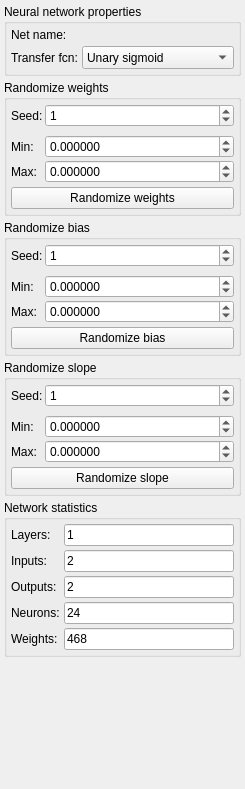
<?xml version="1.0" encoding="UTF-8"?>
<ui version="4.0">
 <class>NetParamWidget</class>
 <widget class="QWidget" name="NetParamWidget">
  <property name="geometry">
   <rect>
    <x>0</x>
    <y>0</y>
    <width>245</width>
    <height>789</height>
   </rect>
  </property>
  <property name="windowTitle">
   <string>Form</string>
  </property>
  <layout class="QVBoxLayout" name="verticalLayout_6">
   <property name="leftMargin">
    <number>0</number>
   </property>
   <property name="topMargin">
    <number>0</number>
   </property>
   <property name="rightMargin">
    <number>0</number>
   </property>
   <property name="bottomMargin">
    <number>0</number>
   </property>
   <item>
    <widget class="QScrollArea" name="scrollArea">
     <property name="minimumSize">
      <size>
       <width>245</width>
       <height>0</height>
      </size>
     </property>
     <property name="frameShape">
      <enum>QFrame::NoFrame</enum>
     </property>
     <property name="horizontalScrollBarPolicy">
      <enum>Qt::ScrollBarAlwaysOff</enum>
     </property>
     <property name="widgetResizable">
      <bool>true</bool>
     </property>
     <widget class="QWidget" name="scrollAreaWidgetContents">
      <property name="geometry">
       <rect>
        <x>0</x>
        <y>0</y>
        <width>245</width>
        <height>789</height>
       </rect>
      </property>
      <layout class="QVBoxLayout" name="verticalLayout">
       <property name="spacing">
        <number>4</number>
       </property>
       <property name="leftMargin">
        <number>4</number>
       </property>
       <property name="topMargin">
        <number>4</number>
       </property>
       <property name="rightMargin">
        <number>4</number>
       </property>
       <property name="bottomMargin">
        <number>4</number>
       </property>
       <item>
        <widget class="QGroupBox" name="groupBox_2">
         <property name="title">
          <string>Neural network properties</string>
         </property>
         <layout class="QFormLayout" name="formLayout">
          <property name="horizontalSpacing">
           <number>4</number>
          </property>
          <property name="verticalSpacing">
           <number>4</number>
          </property>
          <property name="leftMargin">
           <number>4</number>
          </property>
          <property name="topMargin">
           <number>4</number>
          </property>
          <property name="rightMargin">
           <number>4</number>
          </property>
          <property name="bottomMargin">
           <number>4</number>
          </property>
          <item row="0" column="0">
           <widget class="QLabel" name="label_16">
            <property name="text">
             <string>&lt;html&gt;&lt;head/&gt;&lt;body&gt;&lt;p&gt;Net name:&lt;/p&gt;&lt;/body&gt;&lt;/html&gt;</string>
            </property>
           </widget>
          </item>
          <item row="0" column="1">
           <widget class="QLabel" name="networkNameLabel">
            <property name="styleSheet">
             <string notr="true">font-weight: bold;</string>
            </property>
            <property name="text">
             <string/>
            </property>
            <property name="indent">
             <number>4</number>
            </property>
           </widget>
          </item>
          <item row="1" column="0">
           <widget class="QLabel" name="label">
            <property name="text">
             <string>Transfer fcn:</string>
            </property>
           </widget>
          </item>
          <item row="1" column="1">
           <widget class="QComboBox" name="trFcnBox">
            <property name="sizePolicy">
             <sizepolicy hsizetype="Expanding" vsizetype="Fixed">
              <horstretch>0</horstretch>
              <verstretch>0</verstretch>
             </sizepolicy>
            </property>
            <property name="minimumSize">
             <size>
              <width>0</width>
              <height>23</height>
             </size>
            </property>
            <property name="toolTip">
             <string>Transfer function of all neurons in network.</string>
            </property>
            <item>
             <property name="text">
              <string>Unary sigmoid</string>
             </property>
            </item>
            <item>
             <property name="text">
              <string>Binary sigmoid</string>
             </property>
            </item>
           </widget>
          </item>
         </layout>
        </widget>
       </item>
       <item>
        <widget class="QGroupBox" name="groupBox">
         <property name="title">
          <string>Randomize weights</string>
         </property>
         <layout class="QVBoxLayout" name="verticalLayout_2">
          <property name="spacing">
           <number>4</number>
          </property>
          <property name="leftMargin">
           <number>4</number>
          </property>
          <property name="topMargin">
           <number>4</number>
          </property>
          <property name="rightMargin">
           <number>4</number>
          </property>
          <property name="bottomMargin">
           <number>4</number>
          </property>
          <item>
           <layout class="QFormLayout" name="formLayout_2">
            <property name="sizeConstraint">
             <enum>QLayout::SetDefaultConstraint</enum>
            </property>
            <property name="fieldGrowthPolicy">
             <enum>QFormLayout::ExpandingFieldsGrow</enum>
            </property>
            <property name="horizontalSpacing">
             <number>2</number>
            </property>
            <property name="verticalSpacing">
             <number>2</number>
            </property>
            <item row="0" column="0">
             <widget class="QLabel" name="label_2">
              <property name="text">
               <string>Seed:</string>
              </property>
             </widget>
            </item>
            <item row="0" column="1">
             <widget class="QSpinBox" name="weightSeedBox">
              <property name="sizePolicy">
               <sizepolicy hsizetype="Expanding" vsizetype="Fixed">
                <horstretch>0</horstretch>
                <verstretch>0</verstretch>
               </sizepolicy>
              </property>
              <property name="minimumSize">
               <size>
                <width>0</width>
                <height>22</height>
               </size>
              </property>
              <property name="toolTip">
               <string>Seed value for random weights generation.</string>
              </property>
              <property name="minimum">
               <number>-100000000</number>
              </property>
              <property name="maximum">
               <number>100000000</number>
              </property>
              <property name="value">
               <number>1</number>
              </property>
             </widget>
            </item>
            <item row="1" column="1">
             <spacer name="verticalSpacer_2">
              <property name="orientation">
               <enum>Qt::Vertical</enum>
              </property>
              <property name="sizeType">
               <enum>QSizePolicy::Fixed</enum>
              </property>
              <property name="sizeHint" stdset="0">
               <size>
                <width>20</width>
                <height>4</height>
               </size>
              </property>
             </spacer>
            </item>
            <item row="2" column="0">
             <widget class="QLabel" name="label_3">
              <property name="text">
               <string>Min:</string>
              </property>
             </widget>
            </item>
            <item row="2" column="1">
             <widget class="QDoubleSpinBox" name="weightMinBox">
              <property name="sizePolicy">
               <sizepolicy hsizetype="Expanding" vsizetype="Fixed">
                <horstretch>0</horstretch>
                <verstretch>0</verstretch>
               </sizepolicy>
              </property>
              <property name="minimumSize">
               <size>
                <width>0</width>
                <height>22</height>
               </size>
              </property>
              <property name="toolTip">
               <string>Minimal value of random weight.</string>
              </property>
              <property name="decimals">
               <number>6</number>
              </property>
              <property name="minimum">
               <double>-99.000000000000000</double>
              </property>
              <property name="singleStep">
               <double>0.100000000000000</double>
              </property>
              <property name="value">
               <double>0.000000000000000</double>
              </property>
             </widget>
            </item>
            <item row="3" column="0">
             <widget class="QLabel" name="label_4">
              <property name="text">
               <string>Max:</string>
              </property>
             </widget>
            </item>
            <item row="3" column="1">
             <widget class="QDoubleSpinBox" name="weightMaxBox">
              <property name="sizePolicy">
               <sizepolicy hsizetype="Expanding" vsizetype="Fixed">
                <horstretch>0</horstretch>
                <verstretch>0</verstretch>
               </sizepolicy>
              </property>
              <property name="minimumSize">
               <size>
                <width>0</width>
                <height>22</height>
               </size>
              </property>
              <property name="toolTip">
               <string>Maximal value of random weight.</string>
              </property>
              <property name="decimals">
               <number>6</number>
              </property>
              <property name="minimum">
               <double>-99.000000000000000</double>
              </property>
              <property name="maximum">
               <double>99.000000000000000</double>
              </property>
              <property name="singleStep">
               <double>0.100000000000000</double>
              </property>
              <property name="value">
               <double>0.000000000000000</double>
              </property>
             </widget>
            </item>
           </layout>
          </item>
          <item>
           <widget class="QPushButton" name="randWeightButton">
            <property name="sizePolicy">
             <sizepolicy hsizetype="Expanding" vsizetype="Fixed">
              <horstretch>0</horstretch>
              <verstretch>0</verstretch>
             </sizepolicy>
            </property>
            <property name="minimumSize">
             <size>
              <width>0</width>
              <height>22</height>
             </size>
            </property>
            <property name="maximumSize">
             <size>
              <width>16777215</width>
              <height>22</height>
             </size>
            </property>
            <property name="toolTip">
             <string>Generates and sets random weights of all neurons in neural network.</string>
            </property>
            <property name="text">
             <string>Randomize weights</string>
            </property>
           </widget>
          </item>
         </layout>
        </widget>
       </item>
       <item>
        <widget class="QGroupBox" name="groupBox_3">
         <property name="title">
          <string>Randomize bias</string>
         </property>
         <layout class="QVBoxLayout" name="verticalLayout_4">
          <property name="spacing">
           <number>4</number>
          </property>
          <property name="leftMargin">
           <number>4</number>
          </property>
          <property name="topMargin">
           <number>4</number>
          </property>
          <property name="rightMargin">
           <number>4</number>
          </property>
          <property name="bottomMargin">
           <number>4</number>
          </property>
          <item>
           <layout class="QFormLayout" name="formLayout_3">
            <property name="sizeConstraint">
             <enum>QLayout::SetDefaultConstraint</enum>
            </property>
            <property name="fieldGrowthPolicy">
             <enum>QFormLayout::ExpandingFieldsGrow</enum>
            </property>
            <property name="horizontalSpacing">
             <number>2</number>
            </property>
            <property name="verticalSpacing">
             <number>2</number>
            </property>
            <item row="0" column="0">
             <widget class="QLabel" name="label_5">
              <property name="text">
               <string>Seed:</string>
              </property>
             </widget>
            </item>
            <item row="0" column="1">
             <widget class="QSpinBox" name="biasSeedBox">
              <property name="sizePolicy">
               <sizepolicy hsizetype="Expanding" vsizetype="Fixed">
                <horstretch>0</horstretch>
                <verstretch>0</verstretch>
               </sizepolicy>
              </property>
              <property name="minimumSize">
               <size>
                <width>0</width>
                <height>22</height>
               </size>
              </property>
              <property name="toolTip">
               <string>Seed value for random bias values generation.</string>
              </property>
              <property name="minimum">
               <number>-100000000</number>
              </property>
              <property name="maximum">
               <number>100000000</number>
              </property>
              <property name="value">
               <number>1</number>
              </property>
             </widget>
            </item>
            <item row="1" column="1">
             <spacer name="verticalSpacer_3">
              <property name="orientation">
               <enum>Qt::Vertical</enum>
              </property>
              <property name="sizeType">
               <enum>QSizePolicy::Fixed</enum>
              </property>
              <property name="sizeHint" stdset="0">
               <size>
                <width>20</width>
                <height>4</height>
               </size>
              </property>
             </spacer>
            </item>
            <item row="2" column="0">
             <widget class="QLabel" name="label_6">
              <property name="text">
               <string>Min:</string>
              </property>
             </widget>
            </item>
            <item row="2" column="1">
             <widget class="QDoubleSpinBox" name="biasMinBox">
              <property name="sizePolicy">
               <sizepolicy hsizetype="Expanding" vsizetype="Fixed">
                <horstretch>0</horstretch>
                <verstretch>0</verstretch>
               </sizepolicy>
              </property>
              <property name="minimumSize">
               <size>
                <width>0</width>
                <height>22</height>
               </size>
              </property>
              <property name="toolTip">
               <string>Minimal value of random bias.</string>
              </property>
              <property name="decimals">
               <number>6</number>
              </property>
              <property name="minimum">
               <double>-99.000000000000000</double>
              </property>
              <property name="maximum">
               <double>99.000000000000000</double>
              </property>
              <property name="singleStep">
               <double>0.100000000000000</double>
              </property>
             </widget>
            </item>
            <item row="3" column="0">
             <widget class="QLabel" name="label_12">
              <property name="text">
               <string>Max:</string>
              </property>
             </widget>
            </item>
            <item row="3" column="1">
             <widget class="QDoubleSpinBox" name="biasMaxBox">
              <property name="sizePolicy">
               <sizepolicy hsizetype="Expanding" vsizetype="Fixed">
                <horstretch>0</horstretch>
                <verstretch>0</verstretch>
               </sizepolicy>
              </property>
              <property name="minimumSize">
               <size>
                <width>0</width>
                <height>22</height>
               </size>
              </property>
              <property name="toolTip">
               <string>Maximal value of random bias.</string>
              </property>
              <property name="decimals">
               <number>6</number>
              </property>
              <property name="minimum">
               <double>-99.000000000000000</double>
              </property>
              <property name="maximum">
               <double>99.000000000000000</double>
              </property>
              <property name="singleStep">
               <double>0.100000000000000</double>
              </property>
             </widget>
            </item>
           </layout>
          </item>
          <item>
           <widget class="QPushButton" name="randBiasButton">
            <property name="sizePolicy">
             <sizepolicy hsizetype="Expanding" vsizetype="Fixed">
              <horstretch>0</horstretch>
              <verstretch>0</verstretch>
             </sizepolicy>
            </property>
            <property name="minimumSize">
             <size>
              <width>0</width>
              <height>22</height>
             </size>
            </property>
            <property name="maximumSize">
             <size>
              <width>16777215</width>
              <height>22</height>
             </size>
            </property>
            <property name="toolTip">
             <string>Generates and sets random bias values of all neurons in neural network.</string>
            </property>
            <property name="text">
             <string>Randomize bias</string>
            </property>
           </widget>
          </item>
         </layout>
        </widget>
       </item>
       <item>
        <widget class="QGroupBox" name="groupBox_4">
         <property name="title">
          <string>Randomize slope</string>
         </property>
         <layout class="QVBoxLayout" name="verticalLayout_5">
          <property name="spacing">
           <number>4</number>
          </property>
          <property name="leftMargin">
           <number>4</number>
          </property>
          <property name="topMargin">
           <number>4</number>
          </property>
          <property name="rightMargin">
           <number>4</number>
          </property>
          <property name="bottomMargin">
           <number>4</number>
          </property>
          <item>
           <layout class="QFormLayout" name="formLayout_4">
            <property name="sizeConstraint">
             <enum>QLayout::SetDefaultConstraint</enum>
            </property>
            <property name="fieldGrowthPolicy">
             <enum>QFormLayout::ExpandingFieldsGrow</enum>
            </property>
            <property name="horizontalSpacing">
             <number>2</number>
            </property>
            <property name="verticalSpacing">
             <number>2</number>
            </property>
            <item row="0" column="0">
             <widget class="QLabel" name="label_13">
              <property name="text">
               <string>Seed:</string>
              </property>
             </widget>
            </item>
            <item row="0" column="1">
             <widget class="QSpinBox" name="slopeSeedBox">
              <property name="sizePolicy">
               <sizepolicy hsizetype="Expanding" vsizetype="Fixed">
                <horstretch>0</horstretch>
                <verstretch>0</verstretch>
               </sizepolicy>
              </property>
              <property name="minimumSize">
               <size>
                <width>0</width>
                <height>22</height>
               </size>
              </property>
              <property name="toolTip">
               <string>Seed value for random slopes generation.</string>
              </property>
              <property name="minimum">
               <number>-100000000</number>
              </property>
              <property name="maximum">
               <number>100000000</number>
              </property>
              <property name="value">
               <number>1</number>
              </property>
             </widget>
            </item>
            <item row="1" column="1">
             <spacer name="verticalSpacer_5">
              <property name="orientation">
               <enum>Qt::Vertical</enum>
              </property>
              <property name="sizeType">
               <enum>QSizePolicy::Fixed</enum>
              </property>
              <property name="sizeHint" stdset="0">
               <size>
                <width>20</width>
                <height>4</height>
               </size>
              </property>
             </spacer>
            </item>
            <item row="2" column="0">
             <widget class="QLabel" name="label_14">
              <property name="text">
               <string>Min:</string>
              </property>
             </widget>
            </item>
            <item row="2" column="1">
             <widget class="QDoubleSpinBox" name="slopeMinBox">
              <property name="sizePolicy">
               <sizepolicy hsizetype="Expanding" vsizetype="Fixed">
                <horstretch>0</horstretch>
                <verstretch>0</verstretch>
               </sizepolicy>
              </property>
              <property name="minimumSize">
               <size>
                <width>0</width>
                <height>22</height>
               </size>
              </property>
              <property name="toolTip">
               <string>Minimal value of random slope.</string>
              </property>
              <property name="decimals">
               <number>6</number>
              </property>
              <property name="minimum">
               <double>-99.000000000000000</double>
              </property>
              <property name="maximum">
               <double>99.000000000000000</double>
              </property>
              <property name="singleStep">
               <double>0.100000000000000</double>
              </property>
             </widget>
            </item>
            <item row="3" column="0">
             <widget class="QLabel" name="label_15">
              <property name="text">
               <string>Max:</string>
              </property>
             </widget>
            </item>
            <item row="3" column="1">
             <widget class="QDoubleSpinBox" name="slopeMaxBox">
              <property name="sizePolicy">
               <sizepolicy hsizetype="Expanding" vsizetype="Fixed">
                <horstretch>0</horstretch>
                <verstretch>0</verstretch>
               </sizepolicy>
              </property>
              <property name="minimumSize">
               <size>
                <width>0</width>
                <height>22</height>
               </size>
              </property>
              <property name="toolTip">
               <string>Maximal value of random slope.</string>
              </property>
              <property name="decimals">
               <number>6</number>
              </property>
              <property name="minimum">
               <double>-99.000000000000000</double>
              </property>
              <property name="maximum">
               <double>99.000000000000000</double>
              </property>
              <property name="singleStep">
               <double>0.100000000000000</double>
              </property>
             </widget>
            </item>
           </layout>
          </item>
          <item>
           <widget class="QPushButton" name="randSlopeButton">
            <property name="sizePolicy">
             <sizepolicy hsizetype="Expanding" vsizetype="Fixed">
              <horstretch>0</horstretch>
              <verstretch>0</verstretch>
             </sizepolicy>
            </property>
            <property name="minimumSize">
             <size>
              <width>0</width>
              <height>22</height>
             </size>
            </property>
            <property name="maximumSize">
             <size>
              <width>16777215</width>
              <height>22</height>
             </size>
            </property>
            <property name="toolTip">
             <string>Generates and sets random slopes of all neurons in neural network.</string>
            </property>
            <property name="text">
             <string>Randomize slope</string>
            </property>
           </widget>
          </item>
         </layout>
        </widget>
       </item>
       <item>
        <widget class="QGroupBox" name="groupBox_5">
         <property name="title">
          <string>Network statistics</string>
         </property>
         <layout class="QFormLayout" name="formLayout_5">
          <property name="horizontalSpacing">
           <number>4</number>
          </property>
          <property name="verticalSpacing">
           <number>4</number>
          </property>
          <property name="leftMargin">
           <number>4</number>
          </property>
          <property name="topMargin">
           <number>4</number>
          </property>
          <property name="rightMargin">
           <number>4</number>
          </property>
          <property name="bottomMargin">
           <number>4</number>
          </property>
          <item row="0" column="0">
           <widget class="QLabel" name="label_7">
            <property name="text">
             <string>Layers:</string>
            </property>
           </widget>
          </item>
          <item row="0" column="1">
           <widget class="QLineEdit" name="layersEdit">
            <property name="minimumSize">
             <size>
              <width>0</width>
              <height>22</height>
             </size>
            </property>
            <property name="toolTip">
             <string>Number of neural network layers.</string>
            </property>
            <property name="text">
             <string>1</string>
            </property>
            <property name="readOnly">
             <bool>true</bool>
            </property>
           </widget>
          </item>
          <item row="1" column="0">
           <widget class="QLabel" name="label_10">
            <property name="text">
             <string>Inputs:</string>
            </property>
           </widget>
          </item>
          <item row="1" column="1">
           <widget class="QLineEdit" name="inputsEdit">
            <property name="minimumSize">
             <size>
              <width>0</width>
              <height>22</height>
             </size>
            </property>
            <property name="toolTip">
             <string>Number of neural network inputs.</string>
            </property>
            <property name="text">
             <string>2</string>
            </property>
            <property name="readOnly">
             <bool>true</bool>
            </property>
           </widget>
          </item>
          <item row="2" column="0">
           <widget class="QLabel" name="label_11">
            <property name="text">
             <string>Outputs:</string>
            </property>
           </widget>
          </item>
          <item row="2" column="1">
           <widget class="QLineEdit" name="outputsEdit">
            <property name="minimumSize">
             <size>
              <width>0</width>
              <height>22</height>
             </size>
            </property>
            <property name="toolTip">
             <string>Number of neural network inputs.</string>
            </property>
            <property name="text">
             <string>2</string>
            </property>
            <property name="readOnly">
             <bool>true</bool>
            </property>
           </widget>
          </item>
          <item row="3" column="0">
           <widget class="QLabel" name="label_8">
            <property name="text">
             <string>Neurons:</string>
            </property>
           </widget>
          </item>
          <item row="3" column="1">
           <widget class="QLineEdit" name="neuronsEdit">
            <property name="minimumSize">
             <size>
              <width>0</width>
              <height>22</height>
             </size>
            </property>
            <property name="toolTip">
             <string>Number of all neurons in neural network.</string>
            </property>
            <property name="text">
             <string>24</string>
            </property>
            <property name="readOnly">
             <bool>true</bool>
            </property>
           </widget>
          </item>
          <item row="4" column="0">
           <widget class="QLabel" name="label_9">
            <property name="text">
             <string>Weights:</string>
            </property>
           </widget>
          </item>
          <item row="4" column="1">
           <widget class="QLineEdit" name="weightsEdit">
            <property name="minimumSize">
             <size>
              <width>0</width>
              <height>22</height>
             </size>
            </property>
            <property name="toolTip">
             <string>Number of all weights of all neurons in neural network</string>
            </property>
            <property name="text">
             <string>468</string>
            </property>
            <property name="readOnly">
             <bool>true</bool>
            </property>
           </widget>
          </item>
         </layout>
        </widget>
       </item>
       <item>
        <spacer name="verticalSpacer">
         <property name="orientation">
          <enum>Qt::Vertical</enum>
         </property>
         <property name="sizeType">
          <enum>QSizePolicy::Expanding</enum>
         </property>
         <property name="sizeHint" stdset="0">
          <size>
           <width>20</width>
           <height>40</height>
          </size>
         </property>
        </spacer>
       </item>
      </layout>
     </widget>
    </widget>
   </item>
  </layout>
 </widget>
 <resources/>
 <connections/>
</ui>
